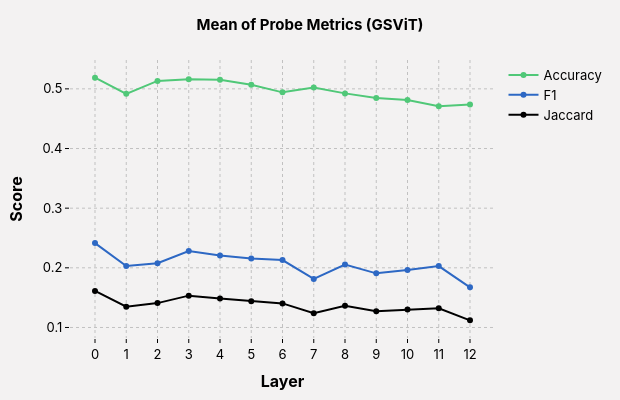

Write notebook code for a chart like this one.
### Code cell
fig = styled_fig("Mean of Probe Metrics (GSViT)", "Layer", "Score")
fig.update_xaxes(
    tickmode="array",
    tickvals=gsvit_probe_df["layer"].tolist(), 
)

for col, name, color in [
    ("accuracy_mean", "Accuracy", PALETTE["gsvit"]),
    ("f1_mean",       "F1",       PALETTE["lejepa"]),
    ("jaccard_mean",  "Jaccard",  "black"),
]:
    fig.add_scatter(
        x=gsvit_probe_df["layer"], y=gsvit_probe_df[col],
        mode="lines+markers", name=name,
        line=dict(color=color, width=2),
    )

fig.show()
fig.write_image("assests/gsvit_probe_mean.svg")  # needs `kaleido`

### Figure 1 — Plotly figure (JSON) as saved in the notebook; plotly's stock layout.template omitted (floating-point values rounded to 4 significant figures)
{"data": [{"line": {"color": "#50C878", "width": 2}, "mode": "lines+markers", "name": "Accuracy", "type": "scatter", "x": [0, 1, 2, 3, 4, 5, 6, 7, 8, 9, 10, 11, 12], "y": [0.5188, 0.4916, 0.5134, 0.516, 0.5152, 0.5068, 0.4942, 0.5023, 0.4924, 0.4845, 0.4812, 0.471, 0.4739]}, {"line": {"color": "#2D68C4", "width": 2}, "mode": "lines+markers", "name": "F1", "type": "scatter", "x": [0, 1, 2, 3, 4, 5, 6, 7, 8, 9, 10, 11, 12], "y": [0.2415, 0.2031, 0.2076, 0.2283, 0.2207, 0.2155, 0.2131, 0.1814, 0.2056, 0.1907, 0.1965, 0.2029, 0.1672]}, {"line": {"color": "black", "width": 2}, "mode": "lines+markers", "name": "Jaccard", "type": "scatter", "x": [0, 1, 2, 3, 4, 5, 6, 7, 8, 9, 10, 11, 12], "y": [0.1612, 0.1349, 0.1408, 0.1533, 0.1486, 0.1438, 0.1403, 0.124, 0.1363, 0.1272, 0.13, 0.1321, 0.1119]}], "layout": {"font": {"color": "black", "family": "Inter, sans-serif", "size": 13}, "height": 400, "margin": {"b": 60, "l": 70, "r": 30, "t": 60}, "paper_bgcolor": "#F3F2F2", "plot_bgcolor": "#F3F2F2", "title": {"font": {"color": "black", "family": "Inter, sans-serif", "size": 15}, "text": "<b>Mean of Probe Metrics (GSViT)</b>", "x": 0.5, "xanchor": "center"}, "width": 620, "xaxis": {"gridcolor": "#C1C1C1", "griddash": "dot", "gridwidth": 1, "linecolor": "black", "linewidth": 1, "mirror": false, "showgrid": true, "showline": false, "tickcolor": "black", "ticklen": 4, "tickmode": "array", "ticks": "outside", "tickvals": [0, 1, 2, 3, 4, 5, 6, 7, 8, 9, 10, 11, 12], "title": {"text": "<b>Layer</b>"}, "zeroline": false}, "yaxis": {"gridcolor": "#C1C1C1", "griddash": "dot", "gridwidth": 1, "linecolor": "black", "linewidth": 1, "mirror": false, "showgrid": true, "showline": false, "tickcolor": "black", "ticklen": 4, "ticks": "outside", "title": {"text": "<b>Score</b>"}, "zeroline": false}}}
